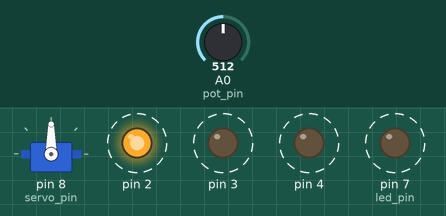
Recording of a program running on a simulated Arduino Uno, built with avr-gcc and run on an emulated ATmega328P. Parts: servo, output pins drawn as LEDs (lit = HIGH). Dashed ring = blinking. The inputs (shaded band) are chosen by the test bench; at power-on: A0 (pot_pin) = 512.

Above: at 1.2 s.
1.3 s: A0 (pot_pin) set to 716
At 2.72 s:
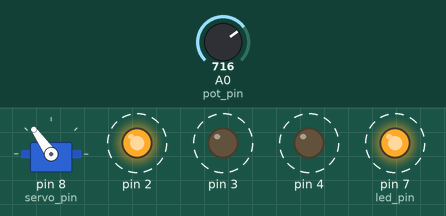
4.3 s: A0 (pot_pin) set to 900
At 4.7 s:
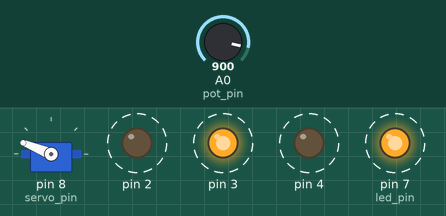
7.3 s: A0 (pot_pin) set to 1023
At 8.66 s:
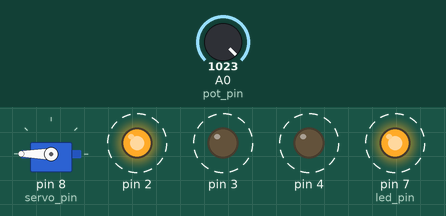
10.3 s: A0 (pot_pin) set to 511
At 10.64 s:
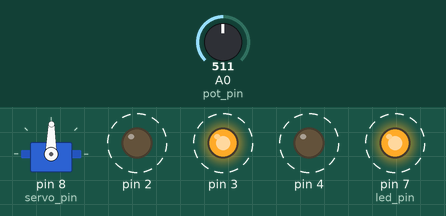
13.3 s: A0 (pot_pin) set to 306
At 14.6 s:
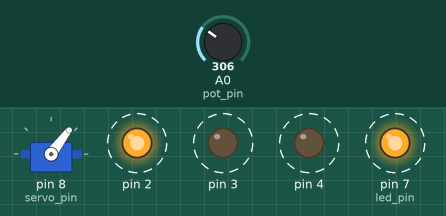
Timing chart, 0 to 17.3 s (numbered marks = the images above; inputs shaded):
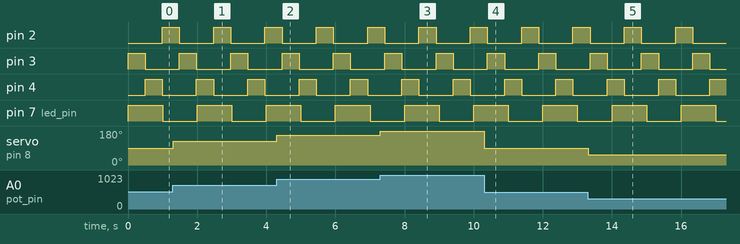

The program:

main.cpp
```cpp
#include "hardware_tasks.h"

hardware_pins_t h_pins =  {
    .pot_pin = A0,
    .servo_pin = 8,
    .led_pin = 7,
    .ioctl_led_pins = {2, 3,4}
};

void setup() {

    xTaskCreate(task_servo_control, "__servo__", 128, (void *)&h_pins, 2, nullptr);
    xTaskCreate(task_blink_led, "__blink__", 128, (void *)&h_pins, 1, nullptr);
    xTaskCreate(task_blink_consecutive_leds, "__cons_blinks__", 128, (void *)&h_pins, 3, nullptr);
}

void loop() {}
```

hardware_tasks.cpp
```cpp
#include "hardware_tasks.h"
#include "task.h"

void  task_blink_led(void *pv_params) {
    const auto* h_pins = static_cast<hardware_pins_t *> (pv_params);
    pinMode(h_pins->led_pin, OUTPUT);

    for (;;) {
        digitalWrite(h_pins->led_pin, HIGH);
        delay(1000);
        digitalWrite(h_pins->led_pin, LOW);
        delay(1000);
    }
}
void task_servo_control(void *pv_params) {
    const auto* h_pins = static_cast<hardware_pins_t *> (pv_params);

    Servo my_servo;
    my_servo.attach(h_pins->servo_pin);

    for (;;) {
        const int pot_value = analogRead(h_pins->pot_pin);
        const int angle = map(pot_value, 0, 1023, 0, 180);

        my_servo.write(angle);

        vTaskDelay(pdMS_TO_TICKS(20));
    }


}
void task_blink_consecutive_leds(void *pv_params) {
    const auto*  h_pins = static_cast<hardware_pins_t *> (pv_params);

    for (int i = 0; i < 3; i++) {
        pinMode(h_pins->ioctl_led_pins[i], OUTPUT);
        digitalWrite(h_pins->ioctl_led_pins[i], LOW);
    }

    int current_index = 0;

    for (;;) {
        digitalWrite(h_pins->ioctl_led_pins[current_index], LOW);
        current_index = (current_index + 1) % 3;
        digitalWrite(h_pins->ioctl_led_pins[current_index], HIGH);
        vTaskDelay(pdMS_TO_TICKS(500));
    }
}
```

hardware_tasks.h
```cpp
#ifndef HARDWARE_TASKS_H
#define HARDWARE_TASKS_H

#include <Arduino.h>
#include "Servo.h"
#include <Arduino_FreeRTOS.h>
#include "queue.h"
#include "semphr.h"

struct hardware_pins_t {
    uint8_t pot_pin;
    uint8_t servo_pin;
    uint8_t led_pin;
    uint8_t ioctl_led_pins[3];
};

void task_servo_control(void *pv_params);
void task_blink_led(void *pv_params);
void task_blink_consecutive_leds(void *pv_params);

#endif // HARDWARE_TASKS_H
```

Measured:
- after the input at 1.3 s, servo on pin 8 (servo_pin): 90° → 125° at once
- after the input at 4.3 s, servo on pin 8 (servo_pin): 125° → 158° at once
- after the input at 7.3 s, servo on pin 8 (servo_pin): 158° → 180° at once
- after the input at 10.3 s, servo on pin 8 (servo_pin): 180° → 89° at once
- after the input at 13.3 s, servo on pin 8 (servo_pin): 89° → 53° at once
- by itself, pin 2–4: alternates HIGH for 0.50 s and LOW for 0.99 s
- by itself, pin 7 (led_pin): alternates HIGH for 1.0 s and LOW for 1.0 s
